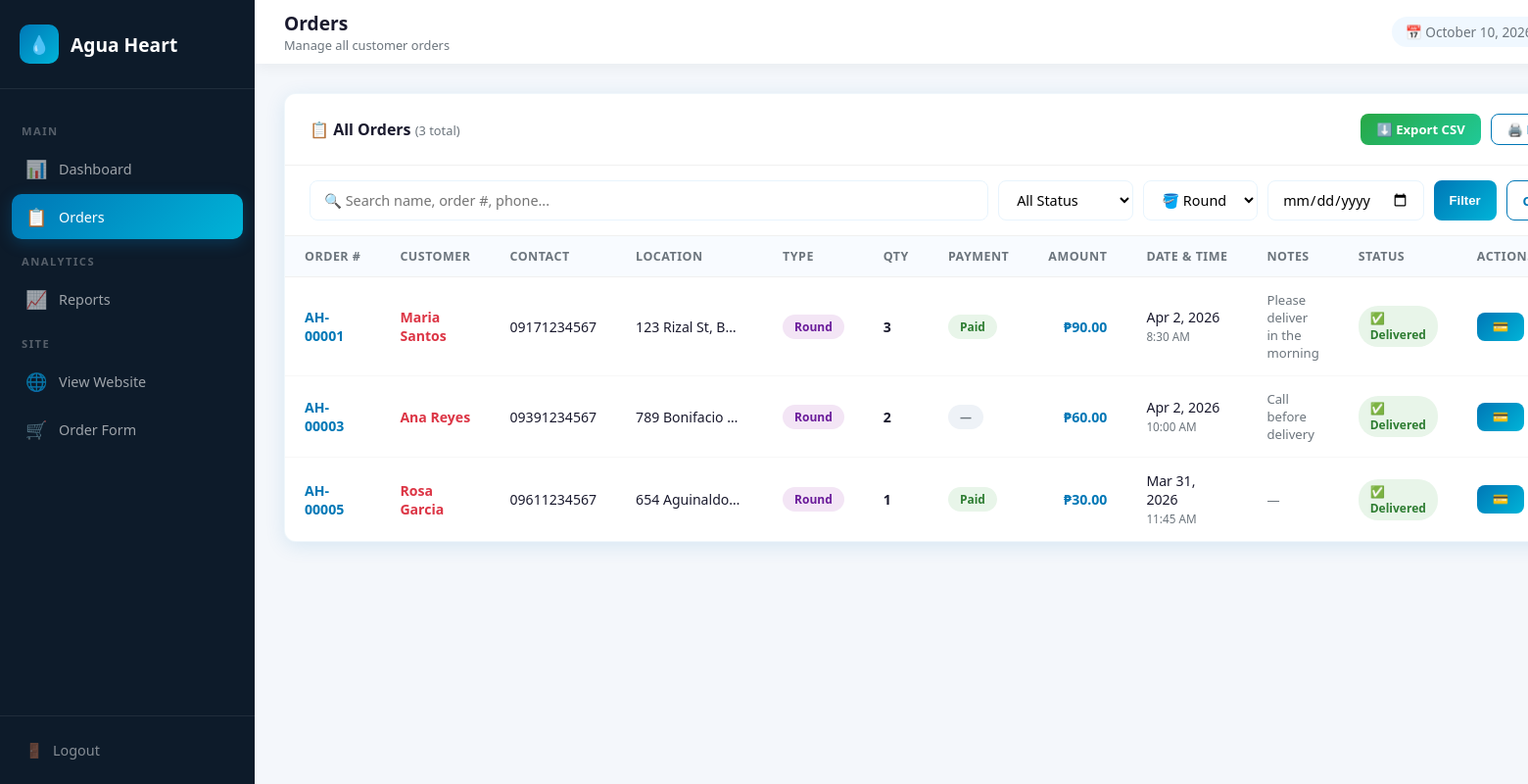
The app's page /admin/orders.php?type=Round (signed in) with its own data.
### tables this page shows
CREATE TABLE IF NOT EXISTS orders (
    id INT AUTO_INCREMENT PRIMARY KEY,
    order_number VARCHAR(20) NOT NULL,
    customer_name VARCHAR(100) NOT NULL,
    contact_number VARCHAR(20) NULL,
    location TEXT NOT NULL,
    gallon_type ENUM('Slim','Round') NOT NULL,
    quantity INT NOT NULL,
    notes TEXT,
    status ENUM('Pending','Delivered','Cancelled') DEFAULT 'Pending',
    payment_type ENUM('paid','credit') NULL,
    amount DECIMAL(10,2) NULL,
    date_ordered DATE NOT NULL,
    time_ordered TIME NOT NULL,
    created_at TIMESTAMP DEFAULT CURRENT_TIMESTAMP
);

### admin/orders.php (the view, shortened to what this page needs)
<?php
require_once '../includes/db.php';
$perPage = 15;
$page = max(1, (int)($_GET['page'] ?? 1));
$offset = ($page - 1) * $perPage;
$search  = trim($_GET['search'] ?? '');
$status  = $_GET['status'] ?? '';
$type    = $_GET['type'] ?? '';
$date    = $_GET['date'] ?? '';
$where = [];
$params = [];
$types = '';
if ($type)   { $where[] = "gallon_type = ?"; $params[] = $type; $types .= 's'; }
$whereSQL = $where ? 'WHERE ' . implode(' AND ', $where) : '';
$countStmt = $conn->prepare("SELECT COUNT(*) as c FROM orders $whereSQL");
if ($params) $countStmt->bind_param($types, ...$params);
$countStmt->execute();
$total = $countStmt->get_result()->fetch_assoc()['c'];
$stmt = $conn->prepare("SELECT * FROM orders $whereSQL ORDER BY created_at DESC LIMIT ? OFFSET ?");
$allParams = array_merge($params, [$perPage, $offset]);
$allTypes = $types . 'ii';
$stmt->bind_param($allTypes, ...$allParams);
$stmt->execute();
$orders = $stmt->get_result();
$inactiveCustomers = getInactiveCustomers($conn);
?>
<!DOCTYPE html>
<html lang="en">
<head>
    <link rel="stylesheet" href="../assets/css/admin.css">
</head>
<body>
<div class="admin-layout">
    <aside class="sidebar" id="sidebar">
        <div class="sidebar-header">
            <a href="../index.php" class="sidebar-logo">
                <div class="logo-icon">💧</div>
                <span>Agua Heart</span>
            </a>
        </div>
        <nav class="sidebar-nav">
            <div class="nav-label">Main</div>
            <a href="dashboard.php"><span class="nav-icon">📊</span> Dashboard</a>
            <a href="orders.php" class="active"><span class="nav-icon">📋</span> Orders</a>
            <div class="nav-label">Analytics</div>
            <a href="reports.php"><span class="nav-icon">📈</span> Reports</a>
            <div class="nav-label">Site</div>
            <a href="../index.php" target="_blank"><span class="nav-icon">🌐</span> View Website</a>
            <a href="../order.php" target="_blank"><span class="nav-icon">🛒</span> Order Form</a>
        </nav>
        <div class="sidebar-footer">
            <a href="logout.php"><span>🚪</span> Logout</a>
        </div>
    </aside>
    <div class="main-content">
        <div class="topbar">
            <div style="display:flex;align-items:center;gap:15px">
                <div class="topbar-left">
                    <h2>Orders</h2>
                    <p>Manage all customer orders</p>
                </div>
            </div>
            <div class="topbar-right">
                <div class="topbar-date">📅 <?= date('F j, Y') ?></div>
            </div>
        </div>
        <div class="page-content">
            <div class="table-card">
                <div class="table-header">
                    <h3>📋 All Orders <span style="font-size:0.8rem;color:#6c757d;font-weight:400">(<?= $total ?> total)</span></h3>
                    <div class="table-actions">
                        <a href="reports.php?export=csv<?= $search ? '&search='.urlencode($search) : '' ?><?= $status ? '&status='.urlencode($status) : '' ?>" class="btn-sm btn-success">⬇️ Export CSV</a>
                        <button onclick="window.print()" class="btn-sm btn-outline">🖨️ Print</button>
                    </div>
                </div>
                <form method="GET" class="search-filter">
                    <input type="text" name="search" class="search-input"
                           placeholder="🔍 Search name, order #, phone..."
                           value="<?= htmlspecialchars($search) ?>">
                    <select name="status" class="filter-select">
                        <option value="">All Status</option>
                    </select>
                    <select name="type" class="filter-select">
                        <option value="Round" <?= $type==='Round'?'selected':'' ?>>🪣 Round</option>
                    </select>
                    <input type="date" name="date" class="filter-select" value="<?= htmlspecialchars($date) ?>">
                    <button type="submit" class="btn-sm btn-primary">Filter</button>
                    <?php if ($search || $status || $type || $date): ?>
                        <a href="orders.php" class="btn-sm btn-outline">Clear</a>
                    <?php endif; ?>
                </form>
                <div class="table-wrap">
                    <table>
                        <thead>
                            <tr>
                                <th>Order #</th>
                                <th>Customer</th>
                                <th>Contact</th>
                                <th>Location</th>
                                <th>Type</th>
                                <th>Qty</th>
                                <th>Payment</th>
                                <th style="text-align:right">Amount</th>
                                <th>Date & Time</th>
                                <th>Notes</th>
                                <th>Status</th>
                                <th>Actions</th>
                            </tr>
                        </thead>
                        <tbody>
                        <?php if ($orders->num_rows === 0): ?>
                            <tr><td colspan="12" style="text-align:center;padding:40px;color:#6c757d">No orders found.</td></tr>
                        <?php else: ?>
                        <?php while ($row = $orders->fetch_assoc()):
                            $price = $row['gallon_type'] === 'Slim' ? PRICE_SLIM : PRICE_ROUND;
                            $itemAmount = $price * $row['quantity'];
                            $paymentType = $row['payment_type'] ?? null;
                            $paymentBadge = $paymentType === 'paid' ? 'badge-paid' : ($paymentType === 'credit' ? 'badge-credit' : 'badge-neutral');
                            $paymentText = $paymentType === 'paid' ? 'Paid' : ($paymentType === 'credit' ? 'Credit' : '—');
                            $amount = $row['amount'] !== null && $row['amount'] !== '' ? (float)$row['amount'] : $itemAmount;
                            $isInactive = isset($inactiveCustomers[$row['customer_name']]);
                        ?>
                            <tr>
                                <td><strong style="color:#0077b6"><?= htmlspecialchars($row['order_number']) ?></strong></td>
                                <td>
                                    <div style="<?= $isInactive ? 'color:#dc3545;font-weight:700' : '' ?>"><?= htmlspecialchars($row['customer_name']) ?></div>
                                </td>
                                <td><?= htmlspecialchars($row['contact_number']) ?></td>
                                <td style="max-width:150px;white-space:nowrap;overflow:hidden;text-overflow:ellipsis" title="<?= htmlspecialchars($row['location']) ?>"><?= htmlspecialchars($row['location']) ?></td>
                                <td><span class="badge badge-<?= strtolower($row['gallon_type']) ?>"><?= $row['gallon_type'] ?></span></td>
                                <td><strong><?= $row['quantity'] ?></strong></td>
                                <td>
                                    <span class="badge <?= htmlspecialchars($paymentBadge) ?>"><?= htmlspecialchars($paymentText) ?></span>
                                </td>
                                <td class="amount-cell"><strong style="color:#0077b6">₱<?= number_format($amount, 2, '.', ',') ?></strong></td>
                                <td>
                                    <?= date('M j, Y', strtotime($row['date_ordered'])) ?><br>
                                    <small style="color:#6c757d"><?= date('g:i A', strtotime($row['time_ordered'])) ?></small>
                                </td>
                                <td style="max-width:120px;font-size:0.82rem;color:#6c757d">
                                    <?= $row['notes'] ? htmlspecialchars(substr($row['notes'], 0, 40)) . (strlen($row['notes']) > 40 ? '...' : '') : '—' ?>
                                </td>
                                <td>
                                    <span class="badge badge-<?= strtolower($row['status']) ?>">
                                        <?= $row['status'] === 'Pending' ? '⏳' : ($row['status'] === 'Delivered' ? '✅' : '❌') ?>
                                        <?= $row['status'] ?>
                                    </span>
                                </td>
                                <td>
                                    <div class="action-btns">
                                        <button type="button" class="btn-sm btn-primary payment-edit-btn"
                                                data-order-id="<?= (int)$row['id'] ?>"
                                                data-payment-type="<?= htmlspecialchars($paymentType ?? '') ?>"
                                                data-amount="<?= htmlspecialchars((string)($row['amount'] !== null && $row['amount'] !== '' ? $row['amount'] : number_format($amount, 2, '.', ''))) ?>"
                                                title="Edit payment">💳</button>
                                    </div>
                                </td>
                            </tr>
                        <?php endwhile; ?>
                        <?php endif; ?>
                        </tbody>
                    </table>
                </div>
            </div>
        </div>
    </div>
</div>
</body>
</html>

### records on screen
orders: order_number "AH-00001", customer_name "Maria Santos", contact_number "09171234567", location "123 Rizal St, B…", gallon_type "Round", quantity "3", payment_type "Paid", amount "90.00", date_ordered "Apr 2, 2026", time_ordered "8:30 AM", notes "Please deliver in the morning", status "Delivered"
orders: order_number "AH-00003", customer_name "Ana Reyes", contact_number "09391234567", location "789 Bonifacio…", gallon_type "Round", quantity "2", paymentText "—", amount "60.00", date_ordered "Apr 2, 2026", time_ordered "10:00 AM", notes "Call before delivery", status "Delivered"
orders: order_number "AH-00005", customer_name "Rosa Garcia", contact_number "09611234567", location "654 Aguinaldo…", gallon_type "Round", quantity "1", payment_type "Paid", amount "30.00", date_ordered "Mar 31, 2026", time_ordered "11:45 AM", status "Delivered"

### other values on screen
$total "3"
